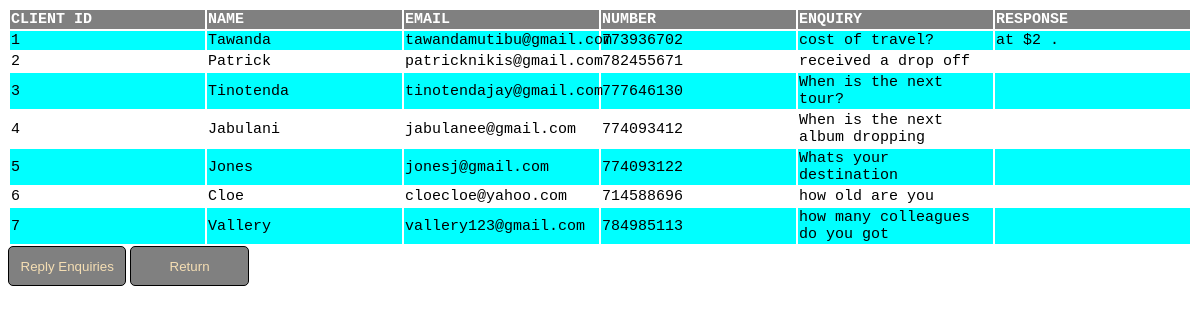
Screenshot of /display.php with the database file from the repository.
### tables this page shows
CREATE TABLE `clients` (
  `Client_ID` int(11) NOT NULL,
  `name1` varchar(40) NOT NULL,
  `email` varchar(40) NOT NULL,
  `number1` int(11) NOT NULL,
  `enquiry` text NOT NULL,
  `response1` text NOT NULL
);

### display.php (the view, shortened to what this page needs)
<!DOCTYPE html>
<html>
<head>
</head>
<body>
<table>
    <tr>
        <th scope = "col">CLIENT ID</th>
        <th scope = "col"> NAME</th>
        <th scope = "col">EMAIL</th>
        <th scope = "col">NUMBER</th>
        <th scope = "col">ENQUIRY</th>
        <th scope = "col">RESPONSE</th>
    </tr>
<?php
$conn = mysqli_connect("localhost", "root", "", "forms");
$sql = "SELECT Client_ID, name1, email, number1, enquiry, response1 FROM clients";
$result = $conn->query($sql);
if ($result->num_rows > 0) {
while($row = $result->fetch_assoc()) {
echo "<tr><td>" . $row["Client_ID"]. "</td><td>" . $row["name1"] . "</td><td>" . $row["email"]. "</td><td>". $row["number1"]."</td><td>" .$row["enquiry"]. "</td><td>" .$row["response1"]. "</td></tr>";
}
echo "</table>";
} else { echo "0 results"; }
?>
<input type="submit" value="Reply Enquiries" class="btn" onclick="window.location.href='reply.html'">
<input type="submit" value="Return" class= "btn" onclick="window.location.href='admin.html'">
</body>
</html>

### display.php (style rules this page uses)
table, thead, tbody, tr { width: 100%; }
table { table-layout: fixed }
table { border-color: black; width: 100%; color: black; font-family: monospace; font-size: 15px; text-align: left; }
th { background-color: gray; color: white; }
tr:nth-child(even) { background-color: aqua }
.btn { text-align: center; vertical-align: middle; padding: .3em; width: 10%; cursor: pointer; background-color: red; height: 40px; color: wheat; border-radius: 5px; border: 1px solid black; background-color: gray; cursor: pointer; }

### rows the page displays
clients: Client_ID "1", name1 "Tawanda", email "tawandamutibu@gmail.com", number1 "773936702", enquiry "cost of travel?", response1 "at $2 ."
clients: Client_ID "2", name1 "Patrick", email "patricknikis@gmail.com", number1 "782455671", enquiry "received a drop off"
clients: Client_ID "3", name1 "Tinotenda", email "tinotendajay@gmail.com", number1 "777646130", enquiry "When is the next tour?"
clients: Client_ID "4", name1 "Jabulani", email "jabulanee@gmail.com", number1 "774093412", enquiry "When is the next album dropping"
clients: Client_ID "5", name1 "Jones", email "jonesj@gmail.com", number1 "774093122", enquiry "Whats your destination"
clients: Client_ID "6", name1 "Cloe", email "cloecloe@yahoo.com", number1 "714588696", enquiry "how old are you"
clients: Client_ID "7", name1 "Vallery", email "vallery123@gmail.com", number1 "784985113", enquiry "how many colleagues do you got"
